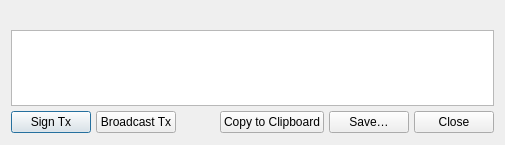
<?xml version="1.0" encoding="UTF-8"?>
<ui version="4.0">
 <class>PSBTOperationsDialog</class>
 <widget class="QDialog" name="PSBTOperationsDialog">
  <property name="geometry">
   <rect>
    <x>0</x>
    <y>0</y>
    <width>505</width>
    <height>145</height>
   </rect>
  </property>
  <property name="windowTitle">
   <string>Dialog</string>
  </property>
  <layout class="QVBoxLayout" name="verticalLayout">
   <property name="spacing">
    <number>12</number>
   </property>
   <property name="sizeConstraint">
    <enum>QLayout::SetDefaultConstraint</enum>
   </property>
   <property name="bottomMargin">
    <number>12</number>
   </property>
   <item>
    <layout class="QVBoxLayout" name="mainDialogLayout">
     <property name="spacing">
      <number>5</number>
     </property>
     <property name="topMargin">
      <number>0</number>
     </property>
     <property name="bottomMargin">
      <number>0</number>
     </property>
     <item>
      <widget class="QLabel" name="statusBar">
       <property name="font">
        <font>
         <weight>75</weight>
         <bold>true</bold>
        </font>
       </property>
       <property name="autoFillBackground">
        <bool>false</bool>
       </property>
       <property name="styleSheet">
        <string notr="true"/>
       </property>
       <property name="text">
        <string/>
       </property>
      </widget>
     </item>
     <item>
      <widget class="QTextEdit" name="transactionDescription">
       <property name="undoRedoEnabled">
        <bool>false</bool>
       </property>
       <property name="readOnly">
        <bool>true</bool>
       </property>
      </widget>
     </item>
     <item>
      <layout class="QHBoxLayout" name="buttonRowLayout">
       <property name="spacing">
        <number>5</number>
       </property>
       <item>
        <widget class="QPushButton" name="signTransactionButton">
         <property name="sizePolicy">
          <sizepolicy hsizetype="Minimum" vsizetype="Fixed">
           <horstretch>0</horstretch>
           <verstretch>0</verstretch>
          </sizepolicy>
         </property>
         <property name="font">
          <font>
           <weight>50</weight>
           <bold>false</bold>
          </font>
         </property>
         <property name="text">
          <string>Sign Tx</string>
         </property>
         <property name="autoDefault">
          <bool>true</bool>
         </property>
         <property name="default">
          <bool>false</bool>
         </property>
         <property name="flat">
          <bool>false</bool>
         </property>
        </widget>
       </item>
       <item>
        <widget class="QPushButton" name="broadcastTransactionButton">
         <property name="text">
          <string>Broadcast Tx</string>
         </property>
        </widget>
       </item>
       <item>
        <spacer name="horizontalSpacer">
         <property name="orientation">
          <enum>Qt::Horizontal</enum>
         </property>
         <property name="sizeHint" stdset="0">
          <size>
           <width>40</width>
           <height>20</height>
          </size>
         </property>
        </spacer>
       </item>
       <item>
        <widget class="QPushButton" name="copyToClipboardButton">
         <property name="text">
          <string>Copy to Clipboard</string>
         </property>
        </widget>
       </item>
       <item>
        <widget class="QPushButton" name="saveButton">
         <property name="text">
          <string>Save…</string>
         </property>
        </widget>
       </item>
       <item>
        <widget class="QPushButton" name="closeButton">
         <property name="text">
          <string>Close</string>
         </property>
        </widget>
       </item>
      </layout>
     </item>
    </layout>
   </item>
  </layout>
 </widget>
 <resources/>
 <connections/>
</ui>
